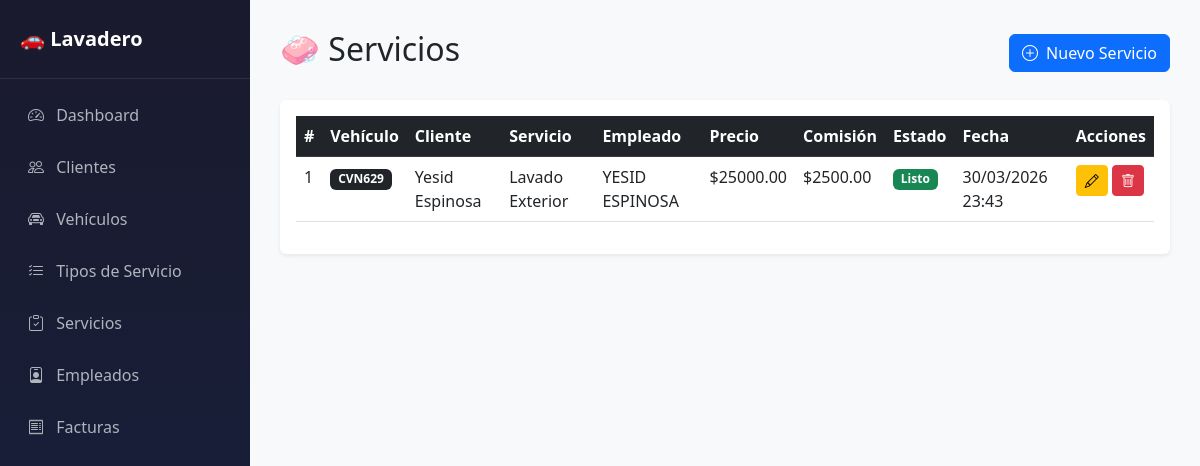
The page /servicios/ on the database as committed earlier.
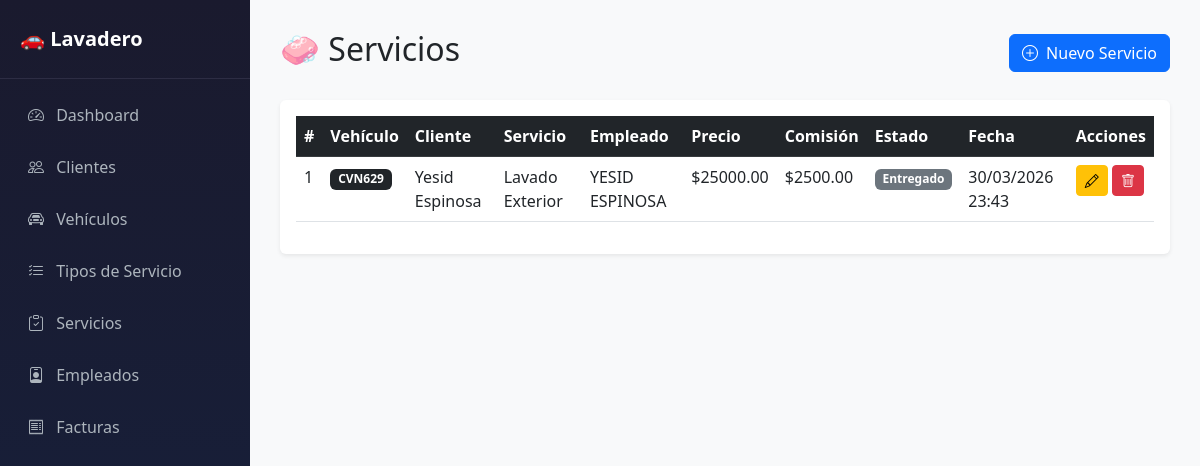
The same page on the database as committed later.
### gestion/models.py (models this page shows, shortened)
class Servicio(models.Model):
    ESTADOS = [
        ('pendiente',   'Pendiente'),
        ('en_proceso',  'En Proceso'),
        ('listo',       'Listo'),
        ('entregado',   'Entregado'),
    ]
    vehiculo      = models.ForeignKey(Vehiculo,     on_delete=models.CASCADE)
    empleado      = models.ForeignKey(Empleado,     on_delete=models.CASCADE)
    tipo_servicio = models.ForeignKey(TipoServicio, on_delete=models.CASCADE)
    fecha         = models.DateTimeField(auto_now_add=True)
    precio        = models.DecimalField(max_digits=10, decimal_places=2)
    estado        = models.CharField(max_length=20, choices=ESTADOS, default='pendiente')
    comision      = models.DecimalField(max_digits=10, decimal_places=2, default=0)
    observaciones = models.TextField(blank=True, null=True)

class Vehiculo(models.Model):
    TIPOS = [
        ('sedan',  'Sedán'),
        ('suv',    'SUV'),
        ('moto',   'Moto'),
        ('camion', 'Camión'),
        ('otro',   'Otro'),
    ]
    cliente = models.ForeignKey(Cliente, on_delete=models.CASCADE)
    placa   = models.CharField(max_length=10, unique=True)
    marca   = models.CharField(max_length=50)
    color   = models.CharField(max_length=30)
    tipo    = models.CharField(max_length=20, choices=TIPOS, default='sedan')

class Cliente(models.Model):
    nombre          = models.CharField(max_length=100)
    telefono        = models.CharField(max_length=20)
    email           = models.EmailField(blank=True, null=True)
    fecha_registro  = models.DateTimeField(auto_now_add=True)

class TipoServicio(models.Model):
    nombre      = models.CharField(max_length=100)
    descripcion = models.TextField(blank=True)
    precio      = models.DecimalField(max_digits=10, decimal_places=2)
    activo      = models.BooleanField(default=True)

class Empleado(models.Model):
    usuario = models.OneToOneField(
        Usuario,
        on_delete=models.CASCADE,
        null=True,      # ← agrega esto
        blank=True      # ← agrega esto
    )
    nombre        = models.CharField(max_length=100)
    telefono      = models.CharField(max_length=20)
    fecha_ingreso = models.DateField(auto_now_add=True)
    porcentaje_comision = models.DecimalField(max_digits=5, decimal_places=2, default=10.00)

### gestion/views.py (the view)
# urls.py: path('servicios/',                    views.lista_servicios,  name='lista_servicios'),
def lista_servicios(request):
    servicios = Servicio.objects.all().order_by('-fecha')
    return render(request, 'gestion/servicios.html', {'servicios': servicios})

### gestion/templates/gestion/servicios.html (shortened to what this page needs)
{% extends 'gestion/base.html' %}
{% block contenido %}
<div class="d-flex justify-content-between align-items-center mb-4">
    <h2>🧼 Servicios</h2>
    <a href="{% url 'nuevo_servicio' %}" class="btn btn-primary">
        <i class="bi bi-plus-circle me-2"></i>Nuevo Servicio
    </a>
</div>
<div class="card border-0 shadow-sm">
    <div class="card-body">
        <table class="table table-hover">
            <thead class="table-dark">
                <tr>
                    <th>#</th>
                    <th>Vehículo</th>
                    <th>Cliente</th>
                    <th>Servicio</th>
                    <th>Empleado</th>
                    <th>Precio</th>
                    <th>Comisión</th>
                    <th>Estado</th>
                    <th>Fecha</th>
                    <th>Acciones</th>
                </tr>
            </thead>
            <tbody>
                {% for servicio in servicios %}
                <tr>
                    <td>{{ servicio.id }}</td>
                    <td>
                        <span class="badge bg-dark">
                            {{ servicio.vehiculo.placa }}
                        </span>
                    </td>
                    <td>{{ servicio.vehiculo.cliente.nombre }}</td>
                    <td>{{ servicio.tipo_servicio.nombre }}</td>
                    <td>{{ servicio.empleado.nombre }}</td>
                    <td>${{ servicio.precio }}</td>
                    <td>${{ servicio.comision }}</td>
                    <td>
                        {% if servicio.estado == 'pendiente' %}
                        <span class="badge bg-warning text-dark">Pendiente</span>
                        {% elif servicio.estado == 'en_proceso' %}
                        <span class="badge bg-primary">En Proceso</span>
                        {% elif servicio.estado == 'listo' %}
                        <span class="badge bg-success">Listo</span>
                        {% else %}
                        <span class="badge bg-secondary">Entregado</span>
                        {% endif %}
                    </td>
                    <td>{{ servicio.fecha|date:"d/m/Y H:i" }}</td>
                    <td>
                        <a href="{% url 'editar_servicio' servicio.id %}"
                           class="btn btn-sm btn-warning">
                            <i class="bi bi-pencil"></i>
                        </a>
                        <button onclick="confirmarEliminar('{% url 'eliminar_servicio' servicio.id %}')"
                                class="btn btn-sm btn-danger">
                            <i class="bi bi-trash"></i>
                        </button>
                    </td>
                </tr>
                {% empty %}
                <tr>
                    <td colspan="10" class="text-center text-muted">
                        No hay servicios registrados aún
                    </td>
                </tr>
                {% endfor %}
            </tbody>
        </table>
    </div>
</div>
{% endblock %}

Rows that differ between the two databases and show on the page:
changed Servicio "Yesid Espinosa": estado "Listo" → "Entregado"
